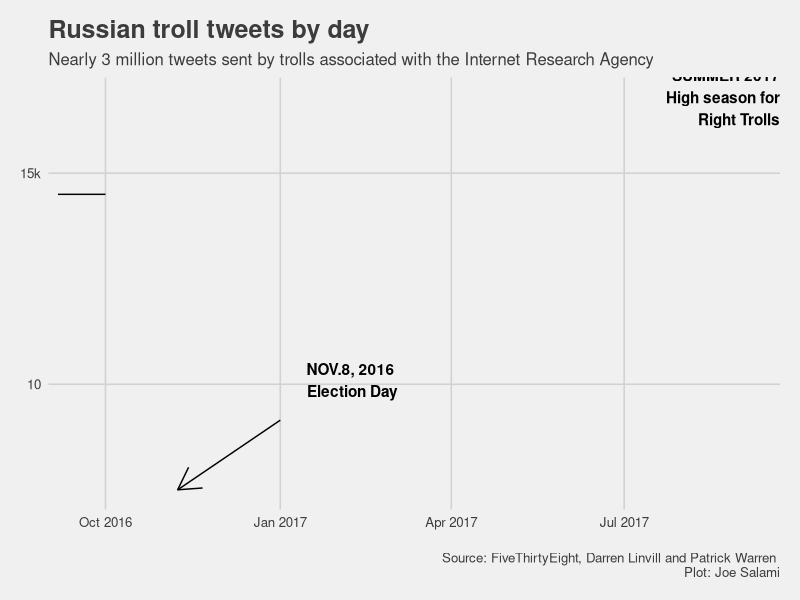
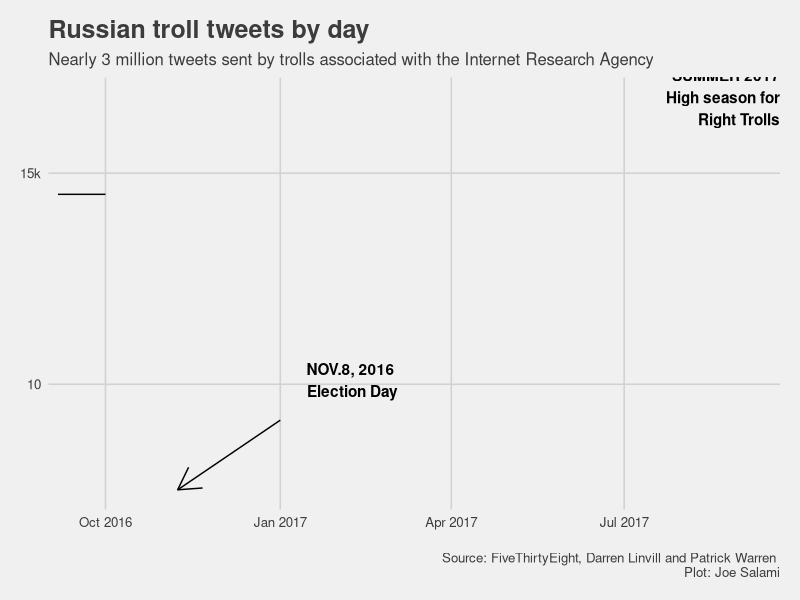

Write the R code that produced these figures, in order. (Note: this script raises an error after producing the figures.)
## ---- chunk 1
library(tidyverse)
library(lubridate)
library(ggthemes)

link <- ''
files <- list.files(path = '.', pattern = '*.csv')
t <- map(files, read_csv) %>% bind_rows()

t$publish_date <- mdy_hm(t$publish_date)
t$date <- as.POSIXct(format(t$publish_date, format = '%Y-%m-%d')) 

## ---- chunk 2
tw <- t %>% group_by(date) %>% summarise(count = n()) %>%
            filter(date > '2014-12-31' & date <= '2018-01-01')

p<-  ggplot(tw, aes(x= date, y=count)) +
    scale_y_continuous(breaks = c(0, 5000, 10000,15000), labels = c('0', '5', '10', '15k'))+
    scale_x_datetime(expand = expand_scale(add = 0.1))  + geom_area(fill= 'coral')+
      labs(x = NULL, y = NULL,
         title = 'Russian troll tweets by day',
         subtitle = 'Nearly 3 million tweets sent by trolls associated with the Internet Research Agency',
         caption = '\nSource: FiveThirtyEight, Darren Linvill and Patrick Warren \nPlot: Joe Salami') +
         theme_fivethirtyeight() +
  annotate(geom = 'text', 
           x = as.POSIXct('2016-09-01'), 
           y = 16500, 
           label = 'OCT. 6, 2016\n Spike in troll activity\nright before WikiLeaks\nreleases Clinton\ncampaign emails',
           fontface = 'bold', 
           hjust = 1, 
           vjust=1) +
    annotate(geom = 'segment',
             x=as.POSIXct('2016-09-06'), 
             xend = as.POSIXct('2016-10-01') , 
             y = 14500 , 
             yend = 14500) +
    annotate(geom = 'text', 
             x = as.POSIXct('2017-09-21'), 
             y = 16800, 
             label = 'SUMMER 2017\n High season for\nRight Trolls',
             fontface = 'bold', 
             hjust = 1) +
    annotate(geom = 'text',  
             x = as.POSIXct('2017-02-08'), 
             y = 10100, 
             label = 'NOV.8, 2016 \nElection Day', 
             fontface = 'bold')+
    annotate(geom = 'segment',
             x = as.POSIXct('2016-11-08'), 
             xend= as.POSIXct('2017-01-01') , 
             y = 7500 , 
             yend = 9150, 
             arrow = arrow(ends = 'first'))

ggsave('Tweets_by_day.png',path = '~/GitHub/MyTidyTuesday/Week 20', width = 10, height = 10)
p
## ---- chunk 3
  
tw1 <- t %>% group_by(date, account_category) %>% summarise(count = n()) %>%
             filter(date > '2014-12-31' & date <= '2018-01-01', account_category %in% c("RightTroll","LeftTroll" ,"HashtagGamer","NewsFeed"))

anno_labs <-c('Hashtag Gamer\nParticipates in "hashtag\ngames"',
       'Left Troll\nOften mimics Black\nLives Matter activists,\ntries to divide the Democractic party',
       'News Feed\nAggregates local\nAmerican news',
       'Right Troll\nMimics typical Trump\nsupporters, often virulently\nanti-immigrant')

q<- ggplot(tw1, aes(x = date, y = count)) +
      geom_area(stat = 'identity',show.legend = F, aes(fill = account_category)) +
      theme_fivethirtyeight() + 
      scale_y_continuous(breaks = c(0, 5000, 10000,15000), labels = c('0', '5', '10', '15k'))+
      facet_wrap(~account_category, scales = 'fixed') +
      labs(x = NULL, y = NULL,
           title = 'Not all trolls are the same',
           subtitle = 'Tweets sent by trolls associated with the Internet Research Agency, as classified by Clemson researchers',
          caption = '\nSource: FiveThirtyEight, Darren Linvill and Patrick Warren \nPlot: Joe Salami') +
      annotate(geom = 'text', label = anno_labs, x = as.POSIXct('2015-02-01'), y = 11000,ymax = 15000, fontface = 'bold', hjust = 0)

ggsave('Tweets_by_category.png',path = '~/GitHub/MyTidyTuesday/Week 20', width = 10, height = 10)
q
